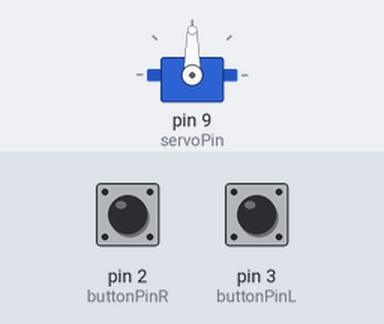
Bench run of a sketch on a simulated Arduino Uno, built with avr-gcc and run on an emulated ATmega328P. On the bench: servo. The inputs (shaded band) are chosen by the test bench; at power-on: pin 2 (buttonPinR) LOW, pin 3 (buttonPinL) LOW.

Above: at 1.2 s.
1.3 s: pin 2 (buttonPinR) pulled HIGH for 1 s
At 3.1 s:
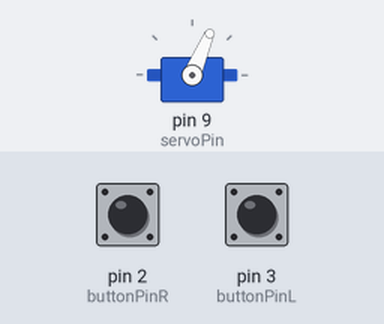
3.8 s: pin 2 (buttonPinR) pulled HIGH for 3.2 s
At 6.5 s:
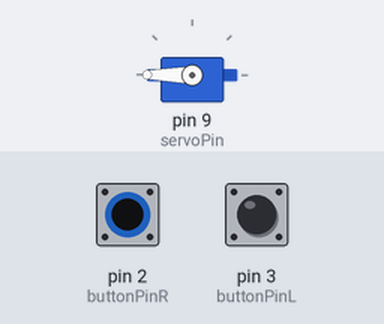
8.5 s: pin 3 (buttonPinL) pulled HIGH for 3.2 s
At 11.8 s:
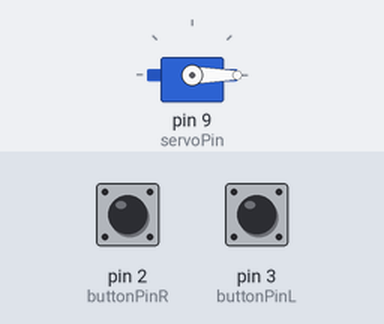
Timing chart, 0 to 13.3 s (numbered marks = the images above; inputs shaded):
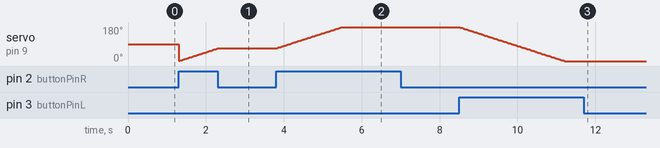

Measured:
- after the input at 3.8 s, servo on pin 9 (servoPin): moves from 67° to 180° over 1.7 s, starting at once
- after the input at 8.5 s, servo on pin 9 (servoPin): moves from 180° to 0° over 2.7 s, starting at once

The sketch:

opdracht11.ino
```cpp
#include <Servo.h>
Servo myServo; // Declare a servo object for us to control
int servoPin = 9; // Var for the pin the servo connects to
int pos = 0; // Var to keep track of the servo's position
int buttonPinL = 3; // Var for the pin of the left button
int buttonPinR = 2; // Var for the pin of the right button

void setup() {
 myServo.attach(servoPin); // Tell the servo to what pin it's connected to
 pinMode(buttonPinL, INPUT); // Set the left button pin to input
 pinMode(buttonPinR, INPUT); // Set the right button pin to input
}

void loop() {
 while (digitalRead(2) == HIGH && pos < 180) {
   pos++;
   myServo.write(pos);
   delay(15);
 }
 while (digitalRead(3) == HIGH && pos > 0) {
   pos--;
   myServo.write(pos);
   delay(15);
 }
}
```
